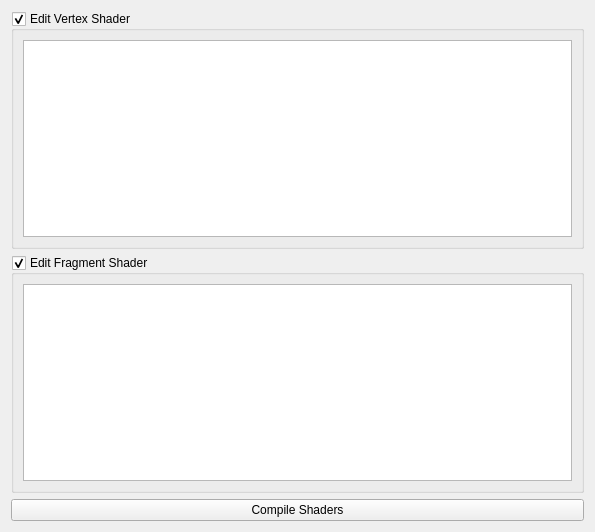
<?xml version="1.0" encoding="UTF-8"?>
<ui version="4.0">
 <class>ShaderEditorWidget</class>
 <widget class="QWidget" name="ShaderEditorWidget">
  <property name="geometry">
   <rect>
    <x>0</x>
    <y>0</y>
    <width>595</width>
    <height>532</height>
   </rect>
  </property>
  <property name="windowTitle">
   <string>Form</string>
  </property>
  <layout class="QVBoxLayout" name="verticalLayout">
   <item>
    <widget class="QGroupBox" name="_vertexShaderGroup">
     <property name="title">
      <string>Edit Vertex Shader</string>
     </property>
     <property name="checkable">
      <bool>true</bool>
     </property>
     <layout class="QGridLayout" name="gridLayout">
      <item row="0" column="0">
       <widget class="QTextEdit" name="_vertexShaderrEdit"/>
      </item>
     </layout>
    </widget>
   </item>
   <item>
    <widget class="QGroupBox" name="_fragmentShaderGroup">
     <property name="title">
      <string>Edit Fragment Shader</string>
     </property>
     <property name="checkable">
      <bool>true</bool>
     </property>
     <layout class="QGridLayout" name="gridLayout_2">
      <item row="0" column="0">
       <widget class="QTextEdit" name="_fragmentShaderEdit"/>
      </item>
     </layout>
    </widget>
   </item>
   <item>
    <widget class="QPushButton" name="_compileShaders">
     <property name="text">
      <string>Compile Shaders</string>
     </property>
    </widget>
   </item>
  </layout>
 </widget>
 <resources/>
 <connections/>
</ui>
